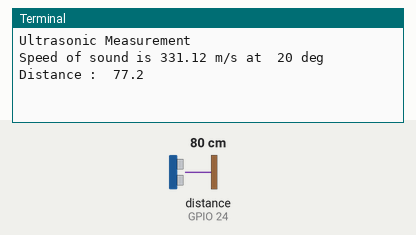
Bench run of a program on a simulated Raspberry Pi (BCM pin numbers). Parts: the last lines printed to the terminal. The test bench sets the inputs (shaded band); at power-on: distance to the obstacle (sensor on GPIO 24) 80 cm. The echo pulse lasts 58.3 µs per cm; the clock reads 2024-03-15 10:24:30 at power-on unless the program sets it.

Above: at 1.7 s.
1.8 s: distance to the obstacle (sensor on GPIO 24) set to 2 cm
At 3.5 s:
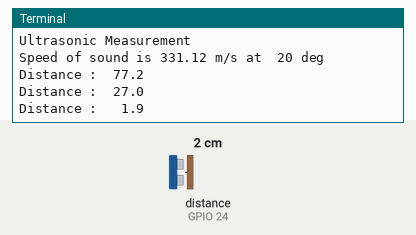
4.6 s: distance to the obstacle (sensor on GPIO 24) set to 120 cm
At 6.2 s:
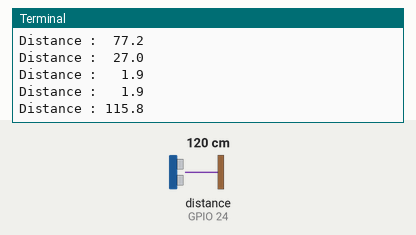

The program:

ultrasonic_2.py
```python
#!/usr/bin/python
#+-+-+-+-+-+-+-+-+-+-+-+-+-+-+-+-+-+-+-+-+-+
#|R|a|s|p|b|e|r|r|y|P|i|-|S|p|y|.|c|o|.|u|k|
#+-+-+-+-+-+-+-+-+-+-+-+-+-+-+-+-+-+-+-+-+-+
#
# ultrasonic_2.py
# Measure distance using an ultrasonic module
# in a loop.
#
# Ultrasonic related posts:
# http://www.raspberrypi-spy.co.uk/tag/ultrasonic/
#
# Author : Matt Hawkins
# Date   : 16/10/2016
# -----------------------

# -----------------------
# Import required Python libraries
# -----------------------
from __future__ import print_function
import time
import RPi.GPIO as GPIO

# -----------------------
# Define some functions
# -----------------------
def measure():
  # This function measures a distance
  GPIO.output(GPIO_TRIGGER, True)
  # Wait 10us
  time.sleep(0.00001)
  GPIO.output(GPIO_TRIGGER, False)
  start = time.time()

  while GPIO.input(GPIO_ECHO)==0:
    start = time.time()

  while GPIO.input(GPIO_ECHO)==1:
    stop = time.time()

  elapsed = stop-start
  distance = (elapsed * speedSound)/2

  return distance

def measure_average():
  # This function takes 3 measurements and
  # returns the average.

  distance1=measure()
  time.sleep(0.1)
  distance2=measure()
  time.sleep(0.1)
  distance3=measure()
  distance = distance1 + distance2 + distance3
  distance = distance / 3
  return distance

# -----------------------
# Main Script
# -----------------------

# Use BCM GPIO references
# instead of physical pin numbers
GPIO.setmode(GPIO.BCM)

# Define GPIO to use on Pi
GPIO_TRIGGER = 23
GPIO_ECHO    = 24

# Speed of sound in cm/s at temperature
temperature = 20
speedSound = 33100 + (0.6*temperature)

print("Ultrasonic Measurement")
print("Speed of sound is",speedSound/100,"m/s at ",temperature,"deg")

# Set pins as output and input
GPIO.setup(GPIO_TRIGGER,GPIO.OUT)  # Trigger
GPIO.setup(GPIO_ECHO,GPIO.IN)      # Echo

# Set trigger to False (Low)
GPIO.output(GPIO_TRIGGER, False)

# Allow module to settle
time.sleep(0.5)

# Wrap main content in a try block so we can
# catch the user pressing CTRL-C and run the
# GPIO cleanup function. This will also prevent
# the user seeing lots of unnecessary error
# messages.
try:
  while True:
    distance = measure_average()
    print("Distance : {0:5.1f}".format(distance))
    time.sleep(1)

except KeyboardInterrupt:
  # User pressed CTRL-C
  # Reset GPIO settings
  GPIO.cleanup()
```

Measured:
- after the input at 1.8 s, the terminal: prints a new line after 0.12 s (image 1)
- after the input at 4.6 s, the terminal: prints a new line after 0.95 s (image 2)
